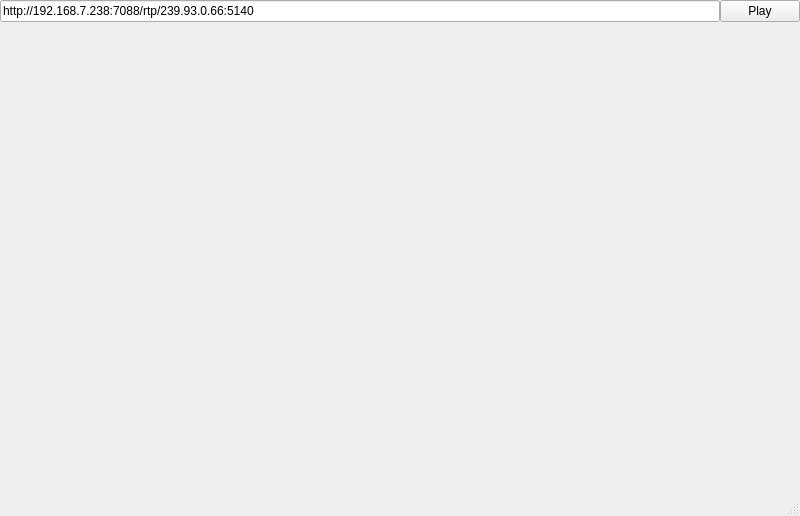
<?xml version="1.0" encoding="UTF-8"?>
<ui version="4.0">
 <class>MainWindow</class>
 <widget class="QMainWindow" name="MainWindow">
  <property name="geometry">
   <rect>
    <x>0</x>
    <y>0</y>
    <width>800</width>
    <height>516</height>
   </rect>
  </property>
  <property name="windowTitle">
   <string>MainWindow</string>
  </property>
  <widget class="QWidget" name="centralwidget">
   <layout class="QGridLayout" name="layoutGWidget">
    <property name="leftMargin">
     <number>0</number>
    </property>
    <property name="topMargin">
     <number>0</number>
    </property>
    <property name="rightMargin">
     <number>0</number>
    </property>
    <property name="bottomMargin">
     <number>0</number>
    </property>
    <property name="spacing">
     <number>0</number>
    </property>
    <item row="0" column="0">
     <widget class="QLineEdit" name="lineUrl">
      <property name="text">
       <string>http://192.168.7.238:7088/rtp/239.93.0.66:5140</string>
      </property>
     </widget>
    </item>
    <item row="0" column="1">
     <widget class="QPushButton" name="btnPS">
      <property name="text">
       <string>Play</string>
      </property>
     </widget>
    </item>
    <item row="1" column="0" colspan="2">
     <widget class="FFmpegWidget" name="widget" native="true"/>
    </item>
   </layout>
  </widget>
  <widget class="QMenuBar" name="menubar">
   <property name="geometry">
    <rect>
     <x>0</x>
     <y>0</y>
     <width>800</width>
     <height>22</height>
    </rect>
   </property>
  </widget>
  <widget class="QStatusBar" name="statusbar"/>
 </widget>
 <customwidgets>
  <customwidget>
   <class>FFmpegWidget</class>
   <extends>QWidget</extends>
   <header>ffmpegvideo.h</header>
   <container>1</container>
  </customwidget>
 </customwidgets>
 <resources/>
 <connections/>
</ui>
